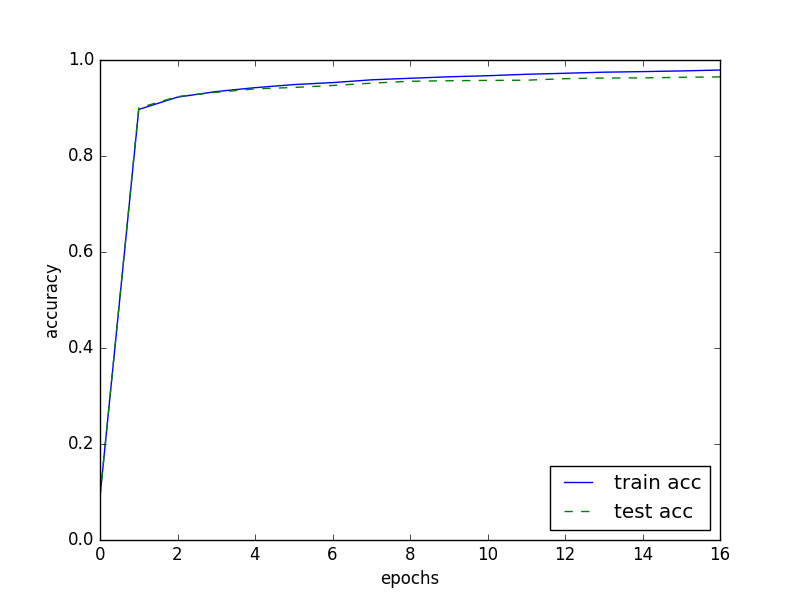

This chart was generated by the following Python code:
# coding: utf-8
import sys, os
sys.path.append(os.pardir)
import numpy as np
import matplotlib.pyplot as plt
from dataset.mnist import load_mnist
from common.optimizer import Adam
from two_layer_net import TwoLayerNet

# データの読み込み
(x_train, t_train), (x_test, t_test) = \
  load_mnist(normalize=True, one_hot_label=True)
network = TwoLayerNet(input_size=784, hidden_size=50, output_size=10)

iters_num       = 10000 # 繰り返し数
train_size      = x_train.shape[0] # 訓練データ総数 60,000
batch_size      = 100 # バッチ
learning_rate   = 0.001 # 学習率
train_loss_list = []
train_acc_list  = []
test_acc_list   = []
iter_per_epoch  = max(train_size / batch_size, 1) # 600
optimizer       = Adam(lr=learning_rate)

for i in range(iters_num):
  # すべての訓練データから 100 個をランダムに抽出して、訓練データと教師データを取る
  batch_mask = np.random.choice(train_size, batch_size)
  x_batch = x_train[batch_mask]
  t_batch = t_train[batch_mask]

  # 勾配を計算する
  grads = network.gradient(x_batch, t_batch)
  # パラメータを更新する（Adam）
  optimizer.update(network.params, grads)

  # 損失関数の値を記録用に求める
  # loss = network.loss(x_batch, t_batch)
  # train_loss_list.append(loss)

  # 10000 / 600 回ぐらいの割合で訓練画像とテスト画像に対する認識精度を確認する
  if i % iter_per_epoch == 0:
    train_acc = network.accuracy(x_train, t_train)
    test_acc = network.accuracy(x_test, t_test)
    train_acc_list.append(train_acc)
    test_acc_list.append(test_acc)
    print('train acc, test acc | ' + str(train_acc) + ", " + str(test_acc))

# グラフ描画
# テスト用画像では、0.945 程度の認識率
x = np.arange(len(train_acc_list))
plt.plot(x, train_acc_list, label='train acc')
plt.plot(x, test_acc_list, label='test acc', linestyle='--')
plt.xlabel('epochs')
plt.ylabel('accuracy')
plt.ylim(0, 1.0)
plt.legend(loc='lower right')
plt.show()
